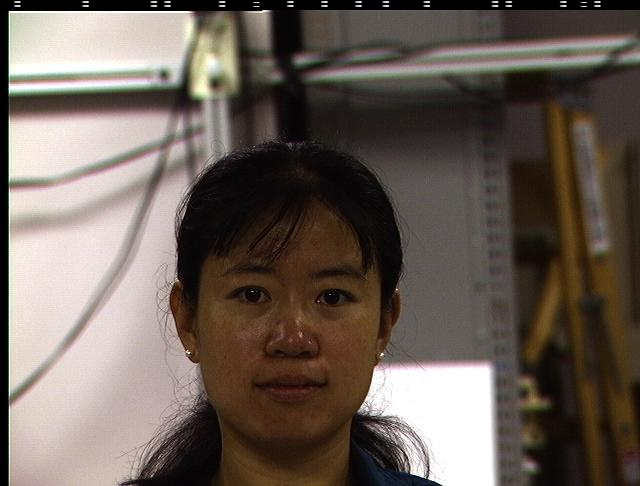
#> input picture SimpleCV/SimpleCV/sampleimages/04000.jpg, 640 x 486 px, given in place of the camera
$ python main.py   (older library calls are emulated)
#> lines starting #> are read from the running program, lines starting #| are printed output that depends on the picture; after the words box and inside, x2 and y2 are one past the last pixel; in counts of white or black regions, pixels touching at a corner belong together
### vision/backgroundSubtraction/stackoverflow car counting/vehicle_counter.py
import logging
import math
import serial

import cv2
import numpy as np

# ============================================================================

CAR_COLOURS = [ (0,0,255), (0,106,255), (0,216,255), (0,255,182), (0,255,76)
        , (144,255,0), (255,255,0), (255,148,0), (255,0,178), (220,0,255) ]
SERIAL_DEVICE = '/dev/ttyACM0'
END_EFFECTOR_STOP_CHAR = 'E'
END_EFFECTOR_VETO_CHAR = 'V'
WAIT_TIME = 1

ser = None
try:
    ser = serial.Serial(SERIAL_DEVICE, 9600)
except:
    ser = None
    print("Couldn't open serial port " + SERIAL_DEVICE)

# ============================================================================

class Vehicle(object):
    def __init__(self, id, position, contour):
        self.id = id
        self.positions = [position]
        self.frames_since_seen = 0
        self.counted = False
        self.update_rect(contour)
        self.colour = CAR_COLOURS[self.id % len(CAR_COLOURS)]

    @property
    def last_position(self):
        return self.positions[-1]

    # [6 lines left out: function second_last_position, not called in this run]

    def add_position(self, new_position):
        self.positions.append(new_position)
        self.frames_since_seen = 0

    def draw(self, output_image):
        for point in self.positions:
            cv2.circle(output_image, point, 2, self.colour, -1)
            cv2.polylines(output_image, [np.int32(self.positions)]
                    , False, self.colour, 1)
        cv2.rectangle(output_image, self.rect[0], self.rect[1], self.colour, 1)
        cv2.circle(output_image, self.last_position, 2, self.colour, -1)

    def update_rect(self, contour):
        self.rect = ((contour[0],contour[1]),(contour[0] + contour[2], contour[1] + contour[3]))


            # ============================================================================

class VehicleCounter(object):
    def __init__(self, shape, divider):
        self.log = logging.getLogger("vehicle_counter")

        self.height, self.width = shape
        self.divider = divider

        self.vehicles = []
        self.next_vehicle_id = 0
        self.vehicle_count = 0
        self.max_unseen_frames = 7


    # [38 lines left out: functions get_vector, is_valid_vector, not called in this run]

    """
    lastPosition: tuple indicating the last position of object
    currentPosition: tuple indicating the current position of the object
    """
    # [5 lines left out: function crossed_boundary, not called in this run]

    """
    position: tuple of (x,y) values to check. Returns True if point lies within
        boundary rect, False otherwise
    """
    # [5 lines left out: function is_inside, not called in this run]

    def check_rect_overlap(self, a, b):
        l1 = a[0]
        l2 = b[0]
        r1 = a[1]
        r2 = b[1]

        #if one rectangle is on left side of another
        if l1[0] > r2[0] or l2[0] > r1[0]:
            return False

        #if one rectangle is above another
        if l1[1] > r2[1] or l2[1] > r1[1]:
            return False

        #if one rectangle is entirely within another
        if l1[0] > l2[0] and l1[1] > l2[1] and r1[0] < r2[0] and r1[1] < r2[1]:
            return False
        #same as above, but with rectangles swapped
        if l2[0] > l1[0] and l2[1] > l1[1] and r2[0] < r1[0] and r2[1] < r1[1]:
            return False

        #otherwise, they overlap
        return True


    # [19 lines left out: function update_vehicle, not called in this run]


    def update_count(self, matches, output_image = None):
        self.log.debug("Updating count using %d matches...", len(matches))

        # First update all the existing vehicles
        for vehicle in self.vehicles:
            i = self.update_vehicle(vehicle, matches)
            if i is not None:
                del matches[i]

        # Add new vehicles based on the remaining matches
        for match in matches:
            contour, centroid = match
            new_vehicle = Vehicle(self.next_vehicle_id, centroid, contour)
            self.next_vehicle_id += 1
            self.vehicles.append(new_vehicle)
            self.log.debug("Created new vehicle #%d from match (%d, %d)."
                    , new_vehicle.id, centroid[0], centroid[1])

            # Count any uncounted vehicles that are past the divider
        for vehicle in self.vehicles:
            if not vehicle.counted and (self.check_rect_overlap(vehicle.rect, self.divider)):
                self.vehicle_count += 1
                vehicle.counted = True
                if ser:
                    ser.write(END_EFFECTOR_STOP_CHAR)#trigger error message
                self.log.info("Counted vehicle #%d (total count=%d)."
                        , vehicle.id, self.vehicle_count)
            e = cv2.waitKey(WAIT_TIME)
            if e == 101:
                print "Sending emergency stop signal"
                if ser:
                    ser.write(END_EFFECTOR_STOP_CHAR)#trigger error message
            v = cv2.waitKey(WAIT_TIME)
            if v == 118:
                print "Sending emergency override signal"
                if ser:
                    ser.write(END_EFFECTOR_VETO_CHAR)

                # Optionally draw the vehicles on an image
        if output_image is not None:
            for vehicle in self.vehicles:
                vehicle.draw(output_image)

            cv2.putText(output_image, ("%02d" % self.vehicle_count), (142, 10)
                    , cv2.FONT_HERSHEY_PLAIN, 0.7, (127, 255, 255), 1)

            # Remove vehicles that have not been seen long enough
        removed = [ v.id for v in self.vehicles
                if v.frames_since_seen >= self.max_unseen_frames ]
        self.vehicles[:] = [ v for v in self.vehicles
                if not v.frames_since_seen >= self.max_unseen_frames ]
        for id in removed:
            self.log.debug("Removed vehicle #%d.", id)

        self.log.debug("Count updated, tracking %d vehicles.", len(self.vehicles))

# ============================================================================

### vision/backgroundSubtraction/stackoverflow car counting/main.py
import logging
import logging.handlers
import os
import time
import sys

import cv2
import numpy as np

from vehicle_counter import VehicleCounter

# ============================================================================

SAVE_IMAGES = False
IMAGE_DIR = "images"
IMAGE_FILENAME_FORMAT = IMAGE_DIR + "/frame_%04d.png"

# Support either video file or individual frames
CAPTURE_FROM_VIDEO = True #False
if CAPTURE_FROM_VIDEO:
	IMAGE_SOURCE = 0#"traffic.avi" # Video file
else:
	IMAGE_SOURCE = IMAGE_FILENAME_FORMAT # Image sequence

# Time to wait between frames, 0=forever
WAIT_TIME = 1 # 250 # ms

LOG_TO_FILE = True

# Colours for drawing on processed frames
DIVIDER_COLOUR = (255, 255, 0)
BOUNDING_BOX_COLOUR = (255, 0, 0)
CENTROID_COLOUR = (0, 0, 255)

# ============================================================================

def init_logging():
	main_logger = logging.getLogger()

	formatter = logging.Formatter(
		fmt='%(asctime)s.%(msecs)03d %(levelname)-8s [%(name)s] %(message)s'
		, datefmt='%Y-%m-%d %H:%M:%S')

	handler_stream = logging.StreamHandler(sys.stdout)
	handler_stream.setFormatter(formatter)
	main_logger.addHandler(handler_stream)

	if LOG_TO_FILE:
		handler_file = logging.handlers.RotatingFileHandler("debug.log"
			, maxBytes = 2**24
			, backupCount = 10)
		handler_file.setFormatter(formatter)
		main_logger.addHandler(handler_file)

	main_logger.setLevel(logging.INFO) #logging.DEBUG)

	return main_logger

# ============================================================================

def save_frame(file_name_format, frame_number, frame, label_format):
	if (SAVE_IMAGES):
		file_name = file_name_format % frame_number
		label = label_format % frame_number

		log.debug("Saving %s as '%s'", label, file_name)
		cv2.imwrite(file_name, frame)
	else:
		log.debug("Not saving images")

# ============================================================================

def get_centroid(x, y, w, h):
	x1 = int(w / 2)
	y1 = int(h / 2)

	cx = x + x1
	cy = y + y1

	return (cx, cy)

# ============================================================================

def detect_vehicles(fg_mask):
	log = logging.getLogger("detect_vehicles")

	MIN_CONTOUR_WIDTH = 21
	MIN_CONTOUR_HEIGHT = 21

	# Find the contours of any vehicles in the image
	fg_mask, contours, hierarchy = cv2.findContours(fg_mask
		, cv2.RETR_EXTERNAL
		, cv2.CHAIN_APPROX_SIMPLE)

	log.debug("Found %d vehicle contours.", len(contours))

	matches = []
	for (i, contour) in enumerate(contours):
		(x, y, w, h) = cv2.boundingRect(contour)
		contour_valid = (w >= MIN_CONTOUR_WIDTH) and (h >= MIN_CONTOUR_HEIGHT)

		log.debug("Contour #%d: pos=(x=%d, y=%d) size=(w=%d, h=%d) valid=%s"
			, i, x, y, w, h, contour_valid)

		if not contour_valid:
			continue

		centroid = get_centroid(x, y, w, h)

		matches.append(((x, y, w, h), centroid))

	return matches

# ============================================================================

def filter_mask(fg_mask):
	kernel = cv2.getStructuringElement(cv2.MORPH_ELLIPSE, (3, 3))

	# Fill any small holes
	closing = cv2.morphologyEx(fg_mask, cv2.MORPH_CLOSE, kernel)
	# Remove noise
	opening = cv2.morphologyEx(closing, cv2.MORPH_OPEN, kernel)

	# Dilate to merge adjacent blobs
	dilation = cv2.dilate(opening, kernel, iterations = 2)

	return dilation

# ============================================================================

def process_frame(frame_number, frame, bg_subtractor, car_counter):
	log = logging.getLogger("process_frame")

	# Create a copy of source frame to draw into
	processed = frame.copy()

	# Draw dividing line -- we count cars as they cross this line.
	#cv2.line(processed, (0, car_counter.divider), (frame.shape[1], car_counter.divider), DIVIDER_COLOUR, 1)
	cv2.rectangle(processed, car_counter.divider[0], car_counter.divider[1],DIVIDER_COLOUR, 1)


	# Remove the background
	fg_mask = bg_subtractor.apply(frame, None, 0.01)
	fg_mask = filter_mask(fg_mask)

	save_frame(IMAGE_DIR + "/mask_%04d.png"
		, frame_number, fg_mask, "foreground mask for frame #%d")

	matches = detect_vehicles(fg_mask)

	log.debug("Found %d valid vehicle contours.", len(matches))
	for (i, match) in enumerate(matches):
		contour, centroid = match

		log.debug("Valid vehicle contour #%d: centroid=%s, bounding_box=%s", i, centroid, contour)

		x, y, w, h = contour

		# Mark the bounding box and the centroid on the processed frame
		# NB: Fixed the off-by one in the bottom right corner
		cv2.rectangle(processed, (x, y), (x + w - 1, y + h - 1), BOUNDING_BOX_COLOUR, 1)
		cv2.circle(processed, centroid, 2, CENTROID_COLOUR, -1)

	log.debug("Updating vehicle count...")
	car_counter.update_count(matches, processed)

	return processed

# ============================================================================

def main():
	log = logging.getLogger("main")

	log.debug("Creating background subtractor...")
	bg_subtractor = cv2.createBackgroundSubtractorKNN(detectShadows=True)#cv2.createBackgroundSubtractorMOG2()
	bg_subtractor.setShadowValue(0)

	log.debug("Pre-training the background subtractor...")
	default_bg = cv2.imread(IMAGE_FILENAME_FORMAT % 119)
	if (default_bg):
		bg_subtractor.apply(default_bg, None, 1.0)

	car_counter = None # Will be created after first frame is captured

	# Set up image source
	log.debug("Initializing video capture device #%s...", IMAGE_SOURCE)
	cap = cv2.VideoCapture(IMAGE_SOURCE)

	frame_width = cap.get(cv2.CAP_PROP_FRAME_WIDTH)
	frame_height = cap.get(cv2.CAP_PROP_FRAME_HEIGHT)
	log.debug("Video capture frame size=(w=%d, h=%d)", frame_width, frame_height)

	log.debug("Starting capture loop...")
	frame_number = -1
	while True:
		frame_number += 1
		log.debug("Capturing frame #%d...", frame_number)
		ret, frame = cap.read()
#> frame is the input picture: shape (486, 640, 3); mean B, G, R 87.3, 95.5, 107.1
		if not ret:
			log.error("Frame capture failed, stopping...")
			break

		log.debug("Got frame #%d: shape=%s", frame_number, frame.shape)

		if car_counter is None:
			# We do this here, so that we can initialize with actual frame size
			log.debug("Creating vehicle counter...")
			car_counter = VehicleCounter(frame.shape[:2],((frame.shape[1] * 1/ 10, frame.shape[0]*1/10), (frame.shape[1] * 9/ 10, frame.shape[0]*9/10)))

		# Archive raw frames from video to disk for later inspection/testing
		if CAPTURE_FROM_VIDEO:
			save_frame(IMAGE_FILENAME_FORMAT
				, frame_number, frame, "source frame #%d")

		log.debug("Processing frame #%d...", frame_number)
		processed = process_frame(frame_number, frame, bg_subtractor, car_counter)
#> in process_frame, `cv2.rectangle(processed, car_counter.divider[0], car_counter.divider[1..`:
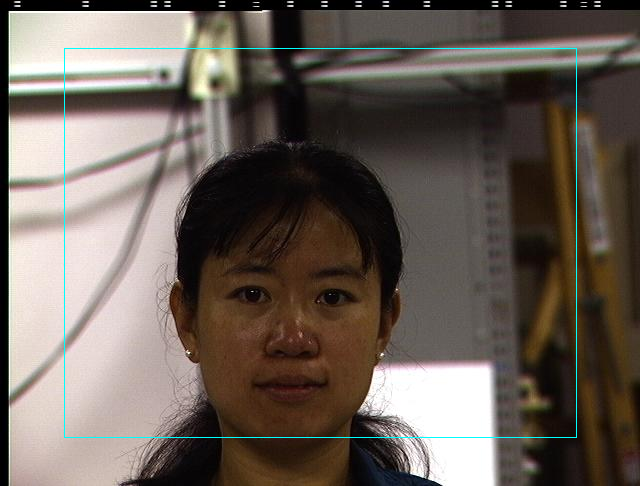
#> processed: shape (486, 640, 3); 0.58% of pixels changed, all inside (x1, y1, x2, y2) = (64, 48, 577, 438)
#> in detect_vehicles, `fg_mask, contours, hierarchy = cv2.findContours(fg_mask , cv2.RETR_EXT..`: contours = [[[0, 0], [0, 485], [639, 485], [639, 0]]]
#> the loop in detect_vehicles, `for (i, contour) in enumerate(contours):` made 1 pass
#> (contour, x, y, w, h, contour_valid, x1 in get_centroid, y1 in get_centroid) on pass 1: ([[0, 0], [0, 485], [639, 485], [639, 0]], 0, 0, 640, 486, True, 320, 243)
#> after the loop in detect_vehicles, `for (i, contour) in enumerate(contours):`: matches = [((0, 0, 640, 486), (320, 243))]
#> the loop in process_frame, `for (i, match) in enumerate(matches):` made 1 pass
#> (centroid, x, y, w, h) on pass 1: ((320, 243), 0, 0, 640, 486)
#> after the loop in process_frame, `for (i, match) in enumerate(matches):`:
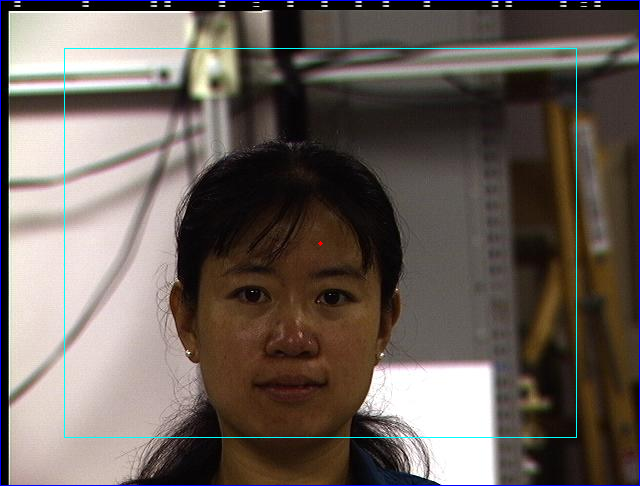
#> processed: shape (486, 640, 3); 0.73% of pixels changed, all inside (x1, y1, x2, y2) = (0, 0, 640, 486)
#> the loop in update_count, `for match in matches:` made 1 pass
#> self.next_vehicle_id on pass 1: 1
#> after the loop in update_count, `for match in matches:`: self.next_vehicle_id = 1; self.vehicles = 1 item
#> the loop in update_count, `for vehicle in self.vehicles:` made 1 pass; (key Esc is pressed on pass 1)
#> after the loop in update_count, `for vehicle in self.vehicles:`: self.vehicle_count = 0; vehicle.counted = False
#> the loop in update_count, `for vehicle in self.vehicles:` made 1 pass
#> in update_count, `cv2.putText(output_image, ("%02d" % self.vehicle_count), (142, 10) , c..`:
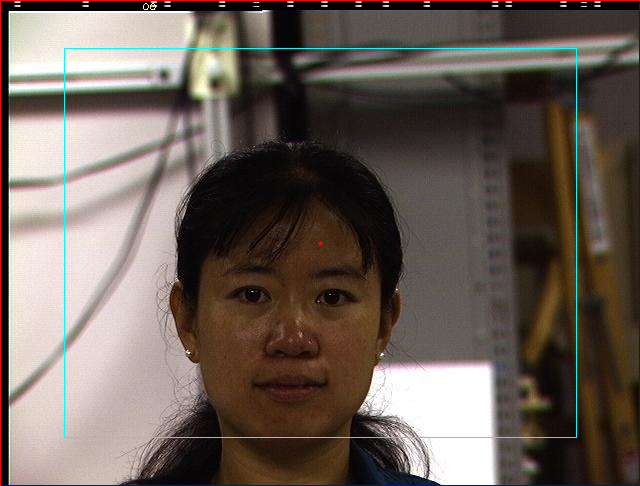
#> output_image: shape (486, 640, 3); mean B, G, R 88.9, 96.1, 107
#> in update_count, `removed = [ v.id for v in self.vehicles if v.frames_since_seen >= self..`: removed = []

		save_frame(IMAGE_DIR + "/processed_%04d.png"
			, frame_number, processed, "processed frame #%d")

		cv2.imshow('Source Image', frame)
		cv2.imshow('Processed Image', processed)

		log.debug("Frame #%d processed.", frame_number)

		c = cv2.waitKey(WAIT_TIME)
#> (key Esc is pressed here)
		if c == 27:
			log.debug("ESC detected, stopping...")
			break

	log.debug("Closing video capture device...")
	cap.release()
	cv2.destroyAllWindows()
	log.debug("Done.")

# ============================================================================

if __name__ == "__main__":
	log = init_logging()

	if not os.path.exists(IMAGE_DIR):
		log.debug("Creating image directory `%s`...", IMAGE_DIR)
		os.makedirs(IMAGE_DIR)

	main()

$ run again, on SimpleCV/SimpleCV/sampleimages/040000.jpg
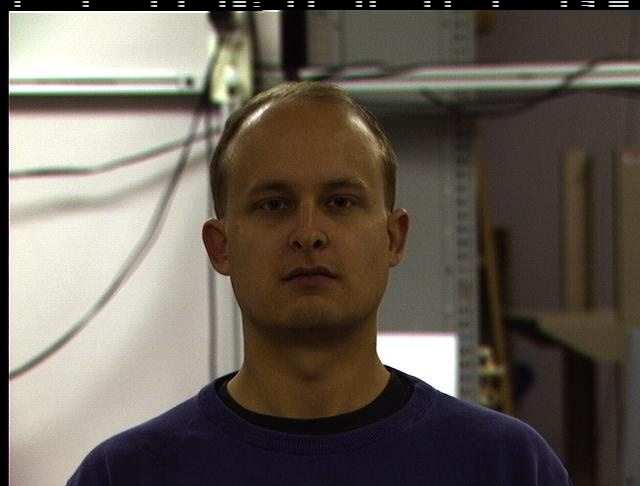
#> input picture SimpleCV/SimpleCV/sampleimages/040000.jpg, 640 x 486 px, given in place of the camera
#> in main, frame is the input picture: shape (486, 640, 3); mean B, G, R 87.1, 96.6, 104.3
#> fg_mask: shape (486, 640); every value is 255
#> contours = [[[0, 0], [0, 485], [639, 485], [639, 0]]]
#> the loop in detect_vehicles, `for (i, contour) in enumerate(contours):` made 1 pass
#> (contour, x, y, w, h, contour_valid, x1 in get_centroid, y1 in get_centroid) on pass 1: ([[0, 0], [0, 485], [639, 485], [639, 0]], 0, 0, 640, 486, True, 320, 243)
#> after the loop in detect_vehicles, `for (i, contour) in enumerate(contours):`: matches = [((0, 0, 640, 486), (320, 243))]
#> the loop in process_frame, `for (i, match) in enumerate(matches):` made 1 pass
#> (centroid, x, y, w, h) on pass 1: ((320, 243), 0, 0, 640, 486)
#> after the loop in process_frame, `for (i, match) in enumerate(matches):`:
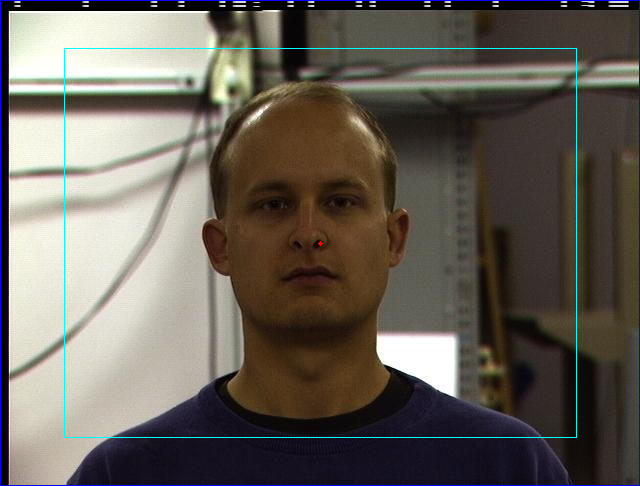
#> processed: shape (486, 640, 3); mean B, G, R 89.6, 97.3, 103.5
#> the loop in update_count, `for match in matches:` made 1 pass
#> self.next_vehicle_id on pass 1: 1
#> after the loop in update_count, `for match in matches:`: self.next_vehicle_id = 1; self.vehicles = 1 item
#> the loop in update_count, `for vehicle in self.vehicles:` made 1 pass; (key Esc is pressed on pass 1)
#> after the loop in update_count, `for vehicle in self.vehicles:`: self.vehicle_count = 0; vehicle.counted = False
#> the loop in update_count, `for vehicle in self.vehicles:` made 1 pass
#> in update_count, `cv2.putText(output_image, ("%02d" % self.vehicle_count), (142, 10) , c..`:
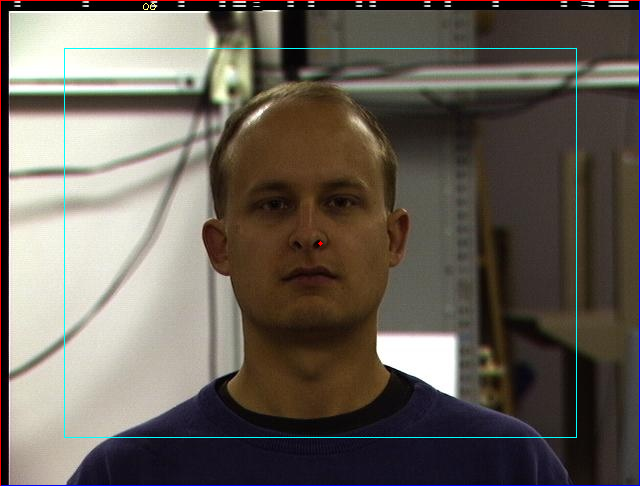
#> output_image: shape (486, 640, 3); mean B, G, R 88.7, 97.3, 104.4
#> removed = []

$ run again, on SimpleCV/SimpleCV/sampleimages/040001.jpg
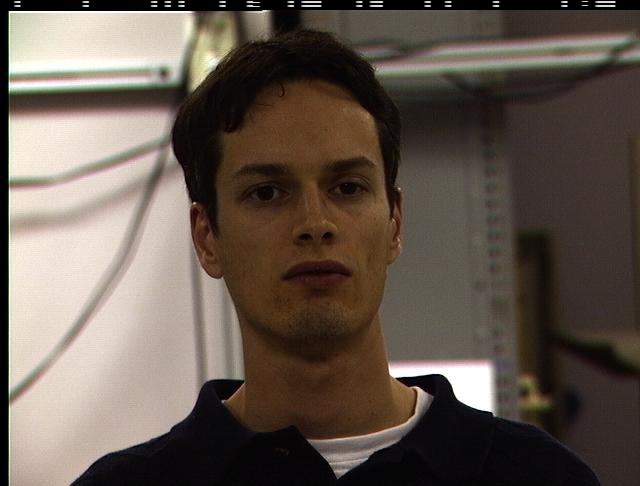
#> input picture SimpleCV/SimpleCV/sampleimages/040001.jpg, 640 x 486 px, given in place of the camera
#> in main, frame is the input picture: shape (486, 640, 3); mean B, G, R 78.4, 88, 100.1
#> fg_mask: shape (486, 640); every value is 255
#> contours = [[[0, 0], [0, 485], [639, 485], [639, 0]]]
#> the loop in detect_vehicles, `for (i, contour) in enumerate(contours):` made 1 pass
#> (contour, x, y, w, h, contour_valid, x1 in get_centroid, y1 in get_centroid) on pass 1: ([[0, 0], [0, 485], [639, 485], [639, 0]], 0, 0, 640, 486, True, 320, 243)
#> after the loop in detect_vehicles, `for (i, contour) in enumerate(contours):`: matches = [((0, 0, 640, 486), (320, 243))]
#> the loop in process_frame, `for (i, match) in enumerate(matches):` made 1 pass
#> (centroid, x, y, w, h) on pass 1: ((320, 243), 0, 0, 640, 486)
#> after the loop in process_frame, `for (i, match) in enumerate(matches):`:
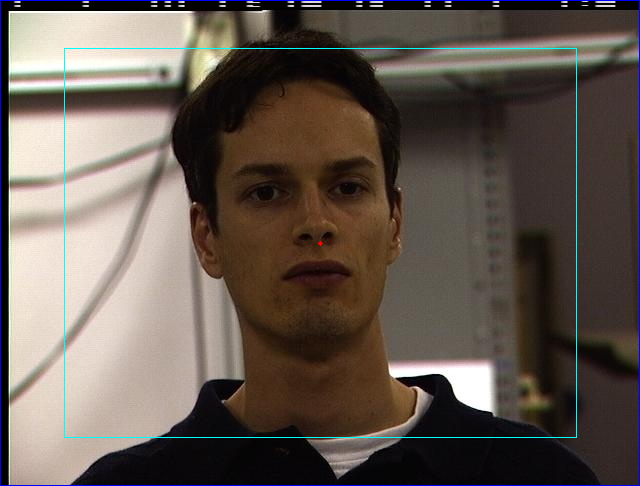
#> processed: shape (486, 640, 3); mean B, G, R 81, 88.8, 99.3
#> the loop in update_count, `for match in matches:` made 1 pass
#> self.next_vehicle_id on pass 1: 1
#> after the loop in update_count, `for match in matches:`: self.next_vehicle_id = 1; self.vehicles = 1 item
#> the loop in update_count, `for vehicle in self.vehicles:` made 1 pass; (key Esc is pressed on pass 1)
#> after the loop in update_count, `for vehicle in self.vehicles:`: self.vehicle_count = 0; vehicle.counted = False
#> the loop in update_count, `for vehicle in self.vehicles:` made 1 pass
#> in update_count, `cv2.putText(output_image, ("%02d" % self.vehicle_count), (142, 10) , c..`:
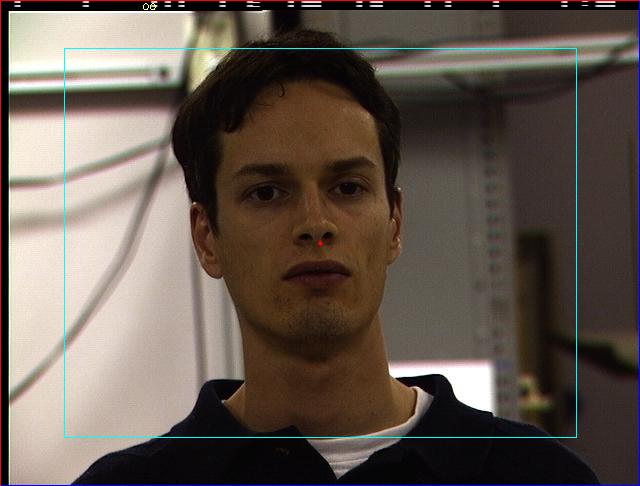
#> output_image: shape (486, 640, 3); mean B, G, R 80.1, 88.8, 100.3
#> removed = []
